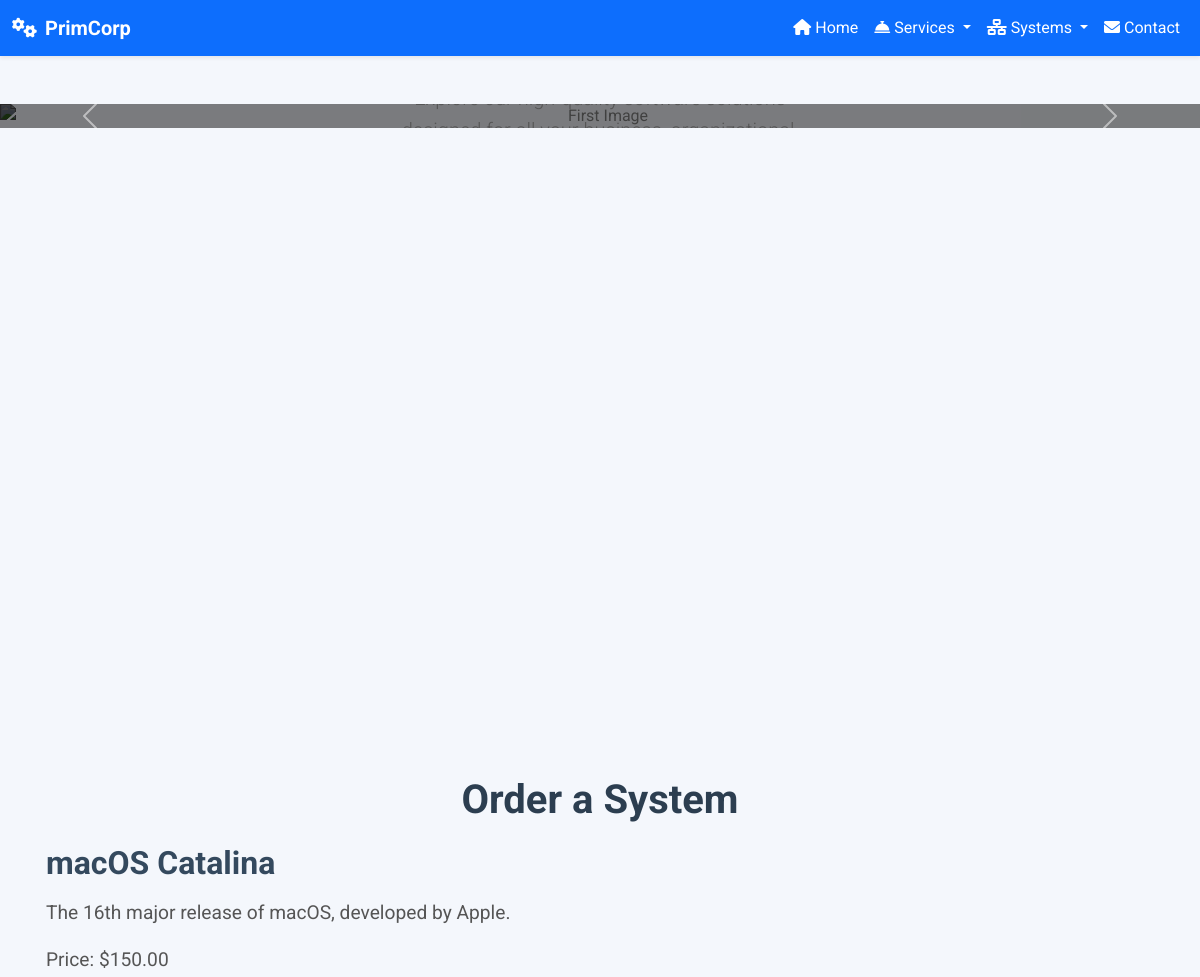
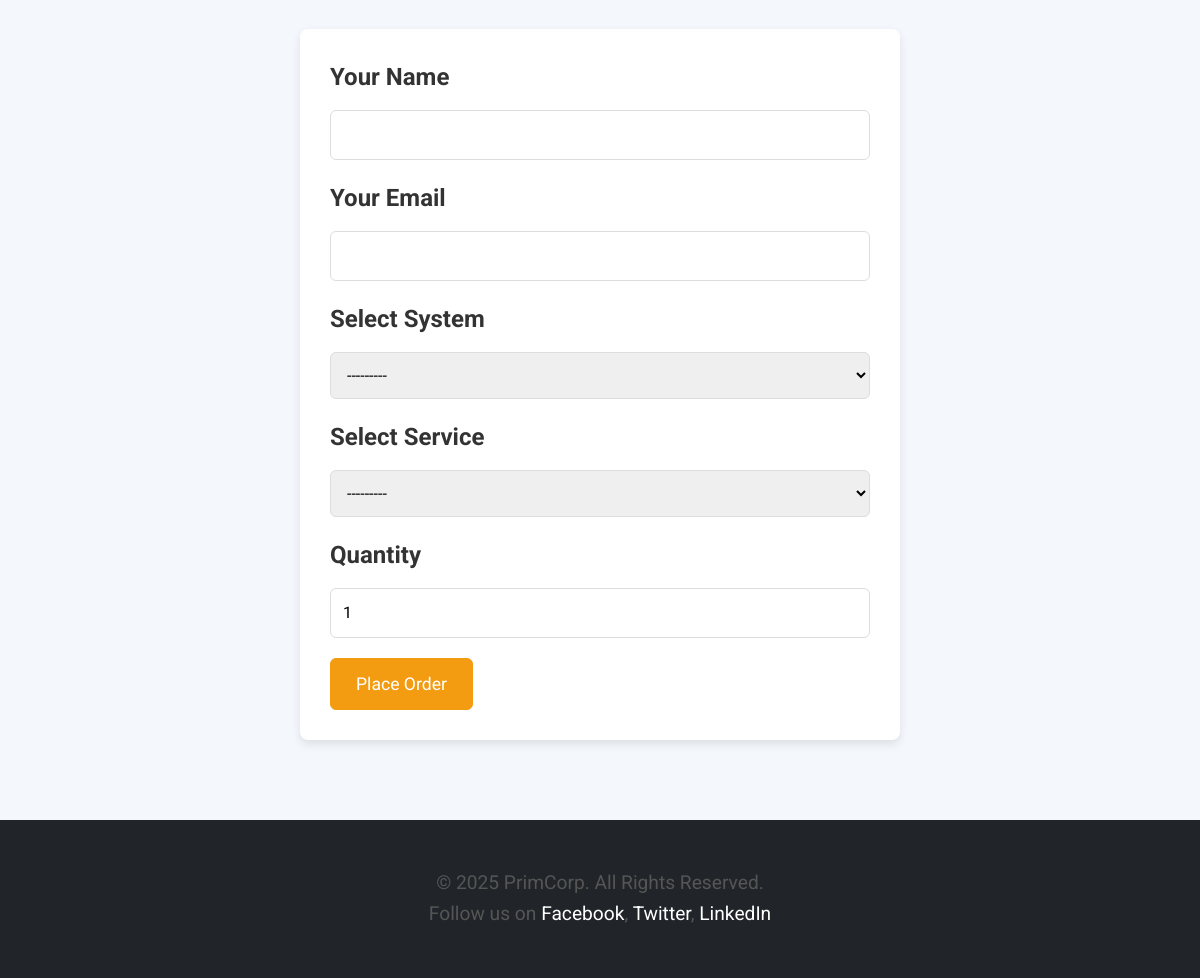
Screenshot of /orders/order/3/ with the database file from the repository (2 pictures, top to bottom).
### store/models.py (models this page shows)
class System(models.Model):
    name = models.CharField(max_length=200)
    description = models.TextField()
    price = models.DecimalField(max_digits=10, decimal_places=2)
    image = models.ImageField(upload_to='systems/', null=True, blank=True)
    def __str__(self):
        return self.name

### orders/views.py (the view)
# urls.py: path('order/<int:system_id>/', views.order_system, name='order_system'),
def order_system(request, system_id=None):
    system = None
    if system_id:
        from store.models import System
        system = System.objects.get(id=system_id)
    if request.method == 'POST':
        form = OrderForm(request.POST)
        if form.is_valid():
            order = form.save(commit=False)
            if system:
                order.system = system
            order.save()
            return redirect('order_confirmation', order_id=order.id)
    else:
        form = OrderForm()
    return render(request, 'orders/order_system.html', {'form': form, 'system': system})

### orders/forms.py
class OrderForm(forms.ModelForm):
    class Meta:
        model = Order
        fields = ['customer_name', 'customer_email', 'system', 'service', 'quantity']

### store/models.py (called while the page is built)
    def __str__(self):
        return self.title

### orders/templates/orders/order_system.html (shortened to what this page needs)
{% extends 'base.html' %}
{% block content %}
    <h1>Order a System</h1>
    {% if system %}
        <h2>{{ system.name }}</h2>
        <p>{{ system.description }}</p>
        <p>Price: ${{ system.price }}</p>
    {% endif %}
    <form method="POST">
        <div class="form-group">
            <label for="id_customer_name" class="section-title">Your Name</label>
            {{ form.customer_name }}
        </div>
        <div class="form-group">
            <label for="id_customer_email" class="section-title">Your Email</label>
            {{ form.customer_email }}
        </div>
        <div class="form-group">
            <label for="id_system" class="section-title">Select System</label>
            {{ form.system }}
        </div>
        <div class="form-group">
            <label for="id_service" class="section-title">Select Service</label>
            {{ form.service }}
        </div>
        <div class="form-group">
            <label for="id_quantity" class="section-title">Quantity</label>
            {{ form.quantity }}
        </div>
        <button type="submit" class="btn btn-primary">Place Order</button>
    </form>
{% endblock %}

### static/css/styles.css (style rules this page uses)
body { background: url('https://img.freepik.com/free-vector/blue-white-gradient-abstract-background_53876-60241.jpg?ga=GA1.1.2139467611.1745760184&semt=ais_hybrid&w=740') no-repeat center center fixed; background-size: cover; background-attachment: fixed; background-repeat: no-repeat; background-position: center; background-color: #f0f8ff; font-family: 'Poppins', sans-serif; color: #333; margin: 0; padding: 0; min-height: 100vh; }
h2 { font-weight: 700; font-size: 2rem; margin-bottom: 1rem; }

### orders/templates/orders/order_system.html (style rules this page uses)
body { font-family: 'Roboto', sans-serif; background-color: #f4f7fc; color: #333; margin: 0; padding: 0; }
h1 { font-size: 2.5rem; font-weight: 700; color: #2c3e50; margin-bottom: 20px; text-align: center; }
h2 { font-size: 2rem; color: #34495e; margin-top: 20px; }
p { font-size: 1.2rem; line-height: 1.6; color: #555; }
form { background-color: #ffffff; border-radius: 8px; padding: 30px; box-shadow: 0 4px 10px rgba(0, 0, 0, 0.1); margin-top: 30px; max-width: 600px; margin-left: auto; margin-right: auto; }
form input, form select, form textarea { width: 100%; padding: 12px; font-size: 1rem; border: 1px solid #ddd; border-radius: 6px; margin-bottom: 20px; transition: border 0.3s ease; }
button[type="submit"] { background-color: #f39c12; border-color: #f39c12; color: white; font-size: 1.1rem; padding: 12px 25px; border-radius: 6px; cursor: pointer; transition: background-color 0.3s, border-color 0.3s; }
.section-title { margin-bottom: 15px; font-weight: bold; font-size: 1.5rem; }

### rows the page displays
System: name "macOS Catalina", description "The 16th major release of macOS, developed by Apple.", price "150.00"
